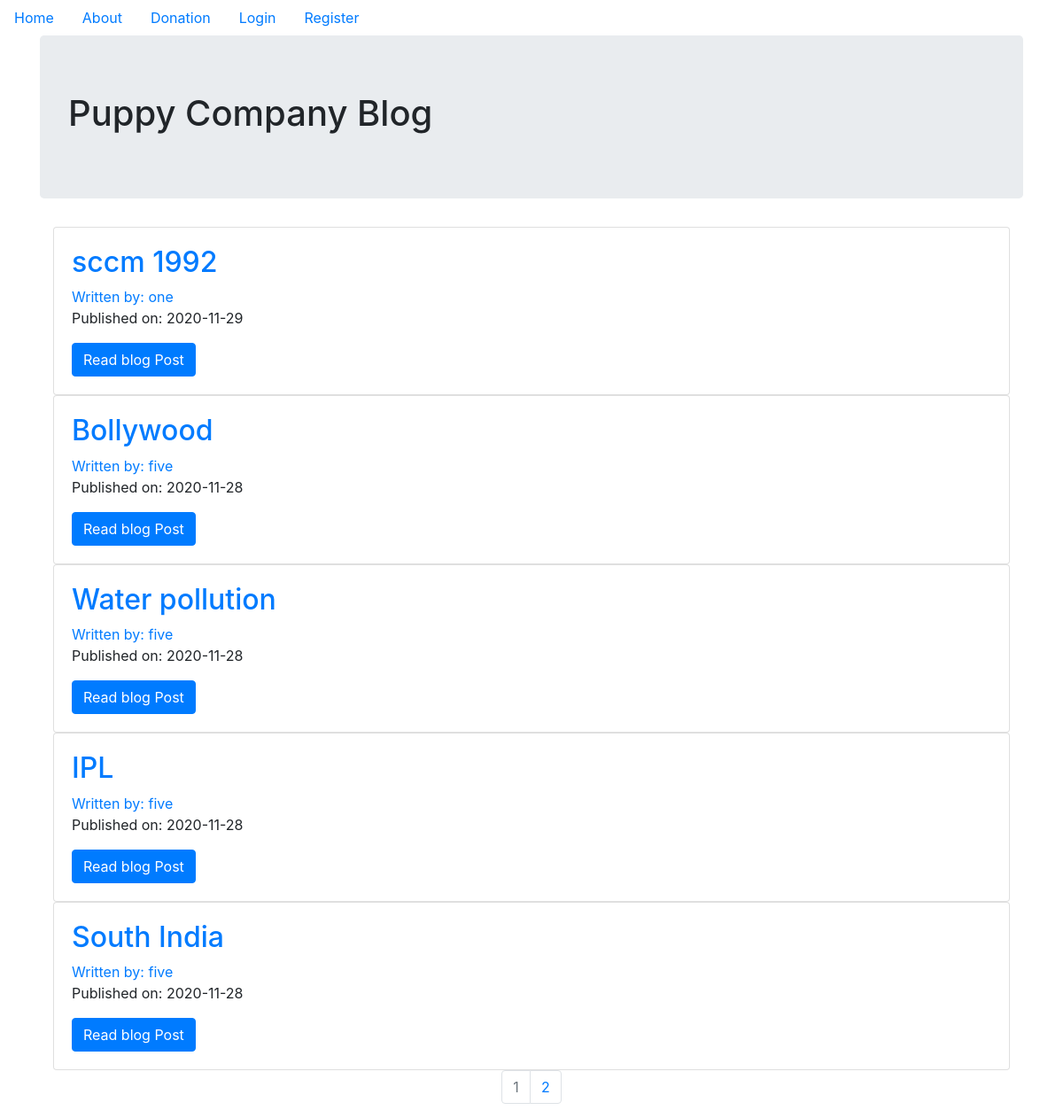
The page / on the database its author committed.
### puppycompanyblog/models.py (models this page shows, shortened)
class BlogPost(db.Model):
    users=db.relationship(User)
    id=db.Column(db.Integer,primary_key=True)
    user_id=db.Column(db.Integer,db.ForeignKey('users.id'),nullable=False)
    date=db.Column(db.DateTime,nullable=False,default=datetime.utcnow)
    title=db.Column(db.String(140),nullable=False)
    text=db.Column(db.Text,nullable=False)

class User(db.Model,UserMixin):
    __tablename__="users"
    id=db.Column(db.Integer,primary_key=True)
    profile_image=db.Column(db.String(64),nullable=False,default='default_profile.png')
    email=db.Column(db.String(64),unique=True,index=True)
    username=db.Column(db.String(64),unique=True,index=True)
    password_hash=db.Column(db.String(128))
    posts=db.relationship('BlogPost',backref='author',lazy=True)

### puppycompanyblog/core/views.py (the view)
@core.route('/')
def index():
    page=request.args.get('page',1,type=int)  #cycle through user post
    blog_posts=BlogPost.query.order_by(BlogPost.date.desc()).paginate(page=page,per_page=5)
    return render_template("index.html",blog_posts=blog_posts)

### puppycompanyblog/templates/index.html
{%extends "base.html"%}
{%block content%}
<div class="jumbotron">
  <h1>Puppy Company Blog</h1>
</div>
<div class="container">
  {% for post in blog_posts.items %}
  <div class="card">
    <div class="card-body">
  <h2><a class='card-title'href="{{url_for('blog_posts.blog_post',blog_post_id=post.id)}}">{{post.title}}</a></h2>
  <a href="{{url_for('users.user_posts',username=post.author.username)}}">Written by: {{post.author.username}}</a>
  <p>Published on: {{post.date.strftime('%Y-%m-%d')}}</p>
  <a class='btn btn-primary'href="{{url_for('blog_posts.blog_post',blog_post_id=post.id)}}">Read blog Post</a>
    </div>
  </div>
  {% endfor %}
</div>
<nav aria-label="Page navigation example">
  <ul class="pagination justify-content-center">
    {% for page_num in blog_posts.iter_pages(left_edge=1,right_edge=1,left_current=1,right_current=1) %}
    {% if blog_posts.page==page_num %}
    <li class="page-item disabled">
      <a class="page-link" href="{{url_for('core.index',page=page_num)}}">{{page_num}}</a>
      </li>
      {%else%}
      <li class="page-item">
        <a class="page-link" href="{{url_for('core.index',page=page_num)}}">{{page_num}}</a>
        </li>
    {%endif%}
    {%endfor%}
  </ul>
</nav>
{%endblock%}

### rows shown on the page
BlogPost: title "sccm 1992", author.username "one", date "2020-11-29"
BlogPost: title "Bollywood", author.username "five", date "2020-11-28"
BlogPost: title "Water pollution", author.username "five", date "2020-11-28"
BlogPost: title "IPL", author.username "five", date "2020-11-28"
BlogPost: title "South India", author.username "five", date "2020-11-28"

### other values the page prints
{{ page_num }} "1"
{{ page_num }} "2"
